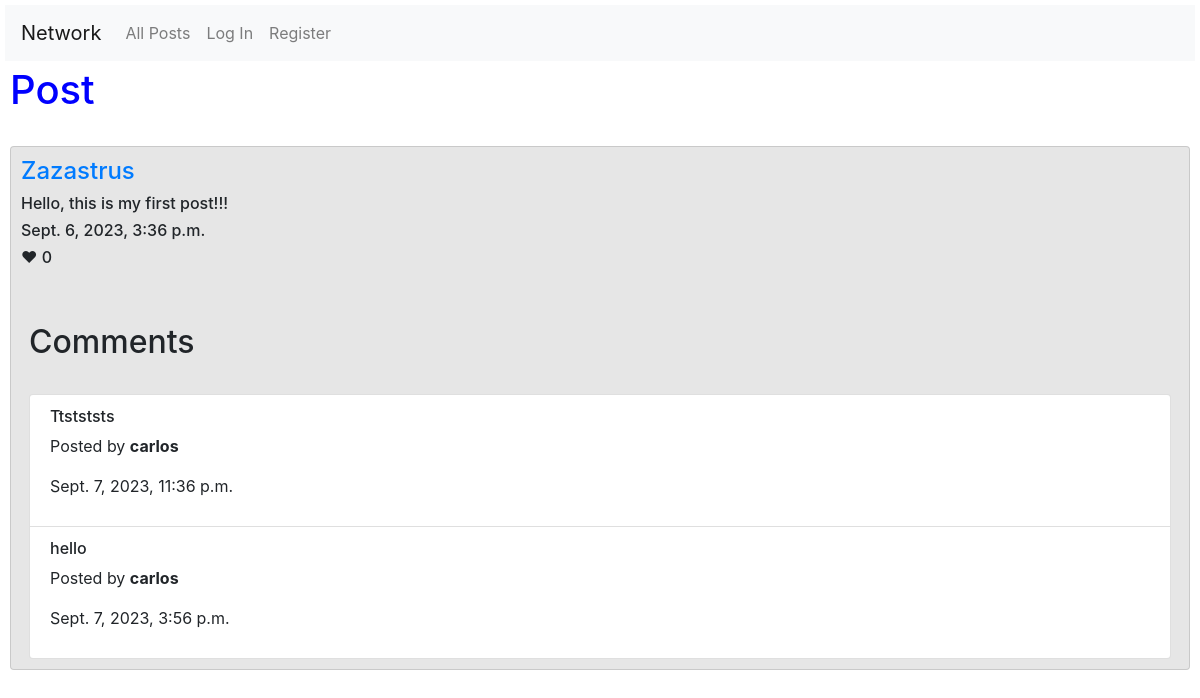
/postPage/37, run on the app's committed database.
### network/models.py (models this page shows, shortened)
class Post(models.Model):
    user = models.ForeignKey(User, on_delete=models.CASCADE, related_name="poster")
    content = models.TextField(max_length=180, null=False)
    timestamp = models.DateTimeField(auto_now_add=True)
    like = models.IntegerField(default=0)

class User(AbstractUser):
    pass

class Comment(models.Model):
    author = models.ForeignKey(User, on_delete=models.CASCADE, related_name="author")
    post = models.ForeignKey(Post, on_delete=models.CASCADE, related_name="post_comment")
    timedate = models.DateTimeField(auto_now_add=True)
    comment = models.TextField(max_length=180, null=False)

### network/views.py (the view)
# urls.py: path("postPage/<int:post_id>", views.post_page, name="post_page"),
@csrf_exempt
def post_page(request, post_id):
    try:
        post = Post.objects.get(id=post_id)
    except Post.DoesNotExist:
        return JsonResponse({"error": "Post Not Found"}, status=404)
    if request.method == "GET":
        comments = Comment.objects.filter(post_id=post_id)
        comment_list = []
        for i in range(0, len(comments)):
            comment_list.append(comments[i])
        comment_list.sort(key=lambda comment: comment.id, reverse=True)
        likes = UserLike.objects.filter(user_id=request.user.id)
        like_post = []
        for i in range(0, len(likes)):
            like_post.append(likes[i].post_like)
        if post in like_post:
            likes = "Yes"
        else:
            likes = "Not"
        return render(request, "network/post.html", {
            "post": post,
            "comments": comment_list,
            "likes": likes})

### network/templates/network/post.html (shortened to what this page needs)
{% extends "network/layout.html" %}
{% block body %}
    <h1>Post</h1>
    <br>
    <div class="card">
            <h4><a href="{% url 'profile' post.user %}">{{post.user}}</a></h4>
            <div id="post_{{post.id}}">
                <h6 id="h6_{{post.id}}">{{post.content}}</h6>
                <h6>{{post.timestamp}}</h6>
                <h6 id="like_{{post.id}}">&#10084; {{post.like}}</h6>
                <br>
            </div>
            <br>
        <div class="mx-2">
            <h2>Comments</h2>
            <br>
            <ul class="list-group">
                {% if comments %}
                    {% for comment in comments %}
                    <li class="list-group-item">
                        <h6>{{comment.comment}}</h6>
                        <p>Posted by <b>{{comment.author}}</b></p>
                        <p>{{comment.timedate}}</p>
                    </li>
                    {% endfor %}
                {% else %}
                    <li class="list-group-item">
                        <p>No Comments</p>
                    </li>
                {% endif %}
            </ul>
        </div>
    </div>
{% endblock %}

### network/static/network/styles.css (style rules this page uses)
h1 { color: blue; }
.card { padding: 10px; background-color: rgb(230, 230, 230); margin-bottom: 3px; }
body, #block-body { padding: 5px; }

### data on the page
Post: user "Zazastrus", content "Hello, this is my first post!!!", timestamp "Sept. 6, 2023, 3:36 p.m.", like "0"
Comment: comment "Ttstststs", author "carlos", timedate "Sept. 7, 2023, 11:36 p.m."
Comment: comment "hello", author "carlos", timedate "Sept. 7, 2023, 3:56 p.m."
